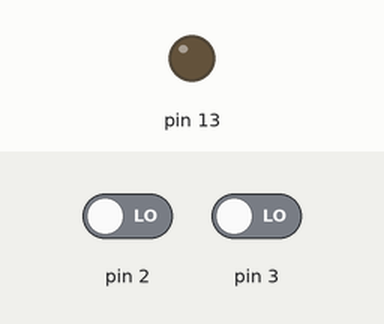
The sketch below on a simulated Arduino Uno, built with avr-gcc and run on an emulated ATmega328P. Parts: output pins drawn as LEDs (lit = HIGH). The test bench sets the inputs (shaded band); at power-on: pin 2 LOW, pin 3 LOW.

Above: at 1.2 s.
1.3 s: pin 2 driven HIGH
At 2.5 s:
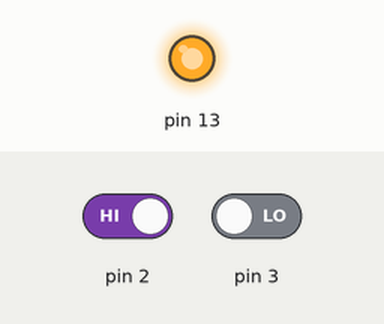
2.8 s: pin 3 driven HIGH
At 4.0 s:
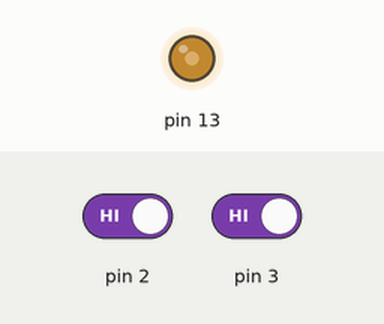
4.3 s: pin 3 driven LOW
At 4.7 s:
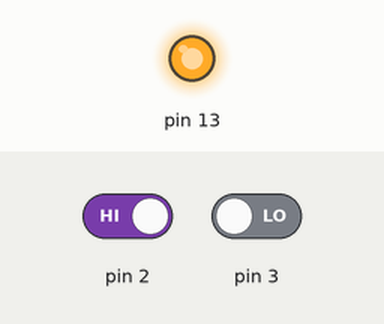
Timing chart, 0 to 7.3 s (numbered marks = the images above; inputs shaded):
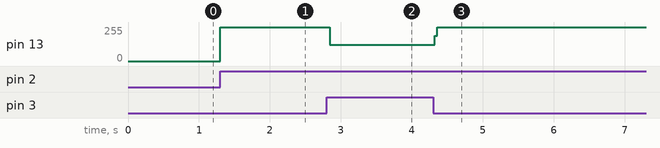

The sketch:

leituraDigital.ino
```cpp
/**
   Leitura digital de um interruptor simples
   @author Dener Lisboa Mafra
*/
void setup() {
  pinMode(13, OUTPUT);
  pinMode(2, INPUT);
  pinMode(3, INPUT);
}


void loop() {

  if (digitalRead(2) == HIGH) {
    digitalWrite(13, HIGH);
  }

  if (digitalRead(3) == HIGH) {
    digitalWrite(13, LOW);
  }

}
```

Measured:
- after the input at 1.3 s, pin 13: 0/255 → 255/255 at once
- after the input at 2.8 s, pin 13: 255/255 → 121/255 at once
- after the input at 4.3 s, pin 13: 121/255 → 255/255 at once
